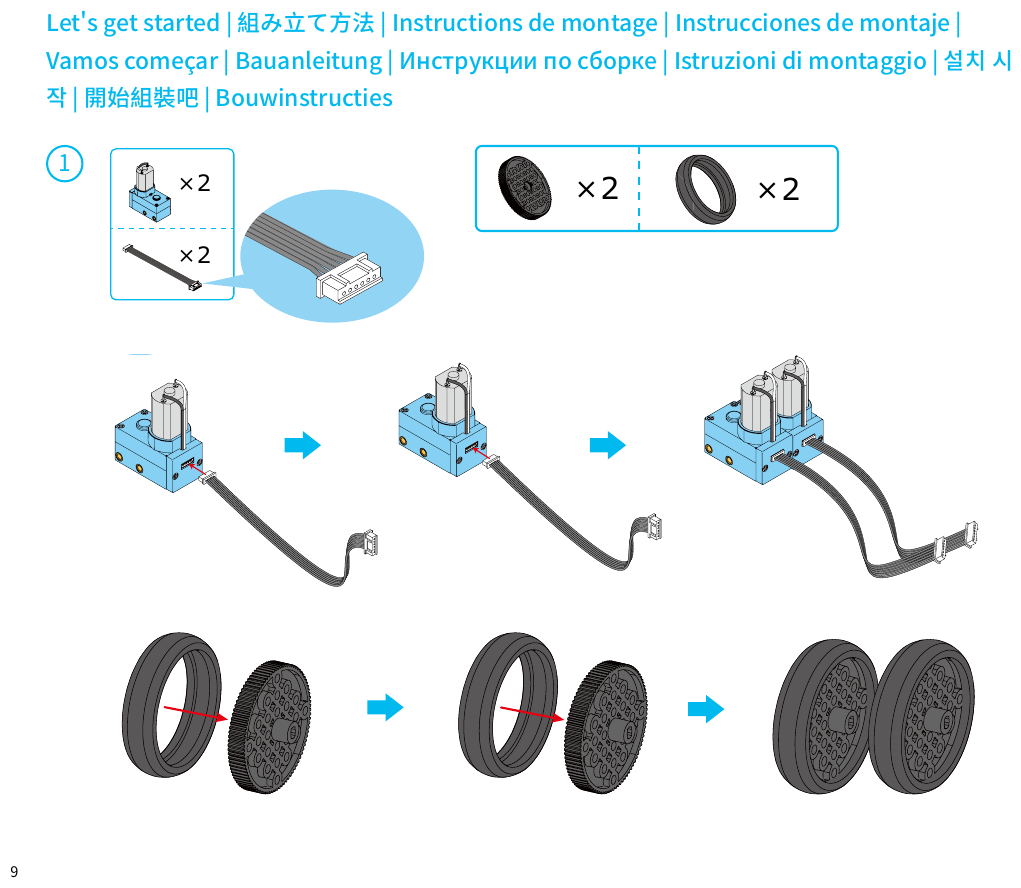
#> input picture curriculum-site/site/assets/build/g7-09.png, 1021 x 888 px
$ python -i extract_parts_images.py   (imports and definitions only)
#> lines starting #> are read from the running program, lines starting #| are printed output that depends on the picture; after the words box and inside, x2 and y2 are one past the last pixel; in counts of white or black regions, pixels touching at a corner belong together
#> further down, picture is the input picture: PIL image 1021x888 RGB; mean R, G, B 229.6, 235.1, 237.2
# -*- coding: utf-8 -*-
"""Extract real part pictures from the official manuals into site/assets/parts/.

Sources (project root):
  mbot2.pdf         - mBot2 Quick Start Guide; parts-list spread on page 2 (vector art)
  mbot2_addons.pdf  - Rover Robotics Add-on Pack QSG (mBot2 Ranger); parts list pp. 3-4

The mBot2 spread uses explicit crop boxes (multilingual captions make label
parsing unreliable). The add-on pages have single-line English labels, so crop
boxes are derived from the text layer: cell x-range = midpoints between
neighboring labels in the same row, y-range = a band above the label. Every
crop is auto-trimmed to its content and saved as PNG.

Icons keep their generator ids: parts_catalog.panel() prefers
site/assets/parts/<id>.png over the hand-drawn SVG when the file exists.

Usage: .venv/bin/python tools/extract_parts_images.py
"""
import re
import subprocess
import sys
import tempfile
from pathlib import Path

from PIL import Image

ROOT = Path(__file__).resolve().parents[1]
MBOT2 = ROOT.parent / "mbot2.pdf"
ADDONS = ROOT.parent / "mbot2_addons.pdf"
OUT = ROOT / "site" / "assets" / "parts"
DPI = 300
PT = DPI / 72.0  # pt -> px at DPI

NEAR_WHITE = 245


# [5 lines left out: function render, not called in this run]


def trim(im, pad=8):
#> called with pad = 8
    gray = im.convert("L").point(lambda v: 0 if v > NEAR_WHITE else 255)
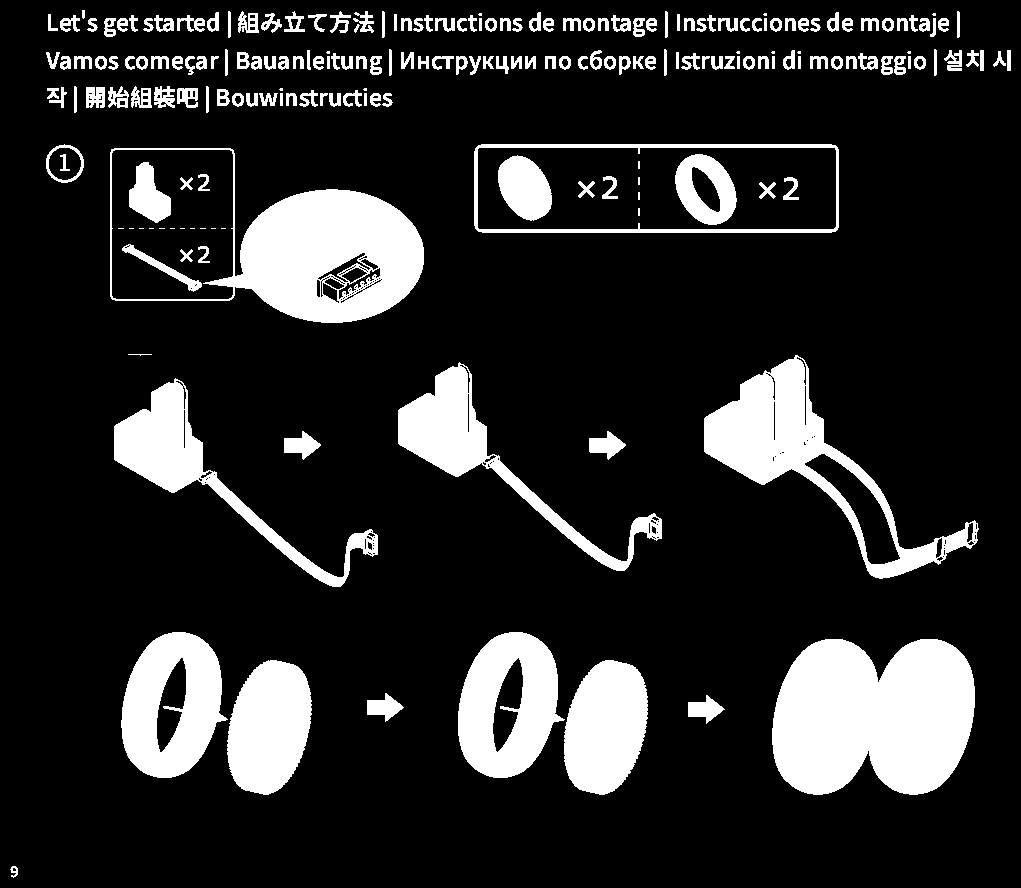
#> gray: PIL image 1021x888 L; 16.2% white; 208 white regions (25 under 20 px), largest, box (x1, y1, x2, y2) and area: (772, 639, 975, 795) 25936, (110, 148, 424, 323) 19560, (704, 355, 979, 579) 13968
    box = gray.getbbox()
#> box = (10, 10, 1011, 878)
    if not box:
        return im
    l, t, r, b = box
#> l = 10; t = 10; r = 1011; b = 878
    l, t = max(0, l - pad), max(0, t - pad)
#> l = 2; t = 2
    r, b = min(im.width, r + pad), min(im.height, b + pad)
#> r = 1019; b = 886
    return im.crop((l, t, r, b))
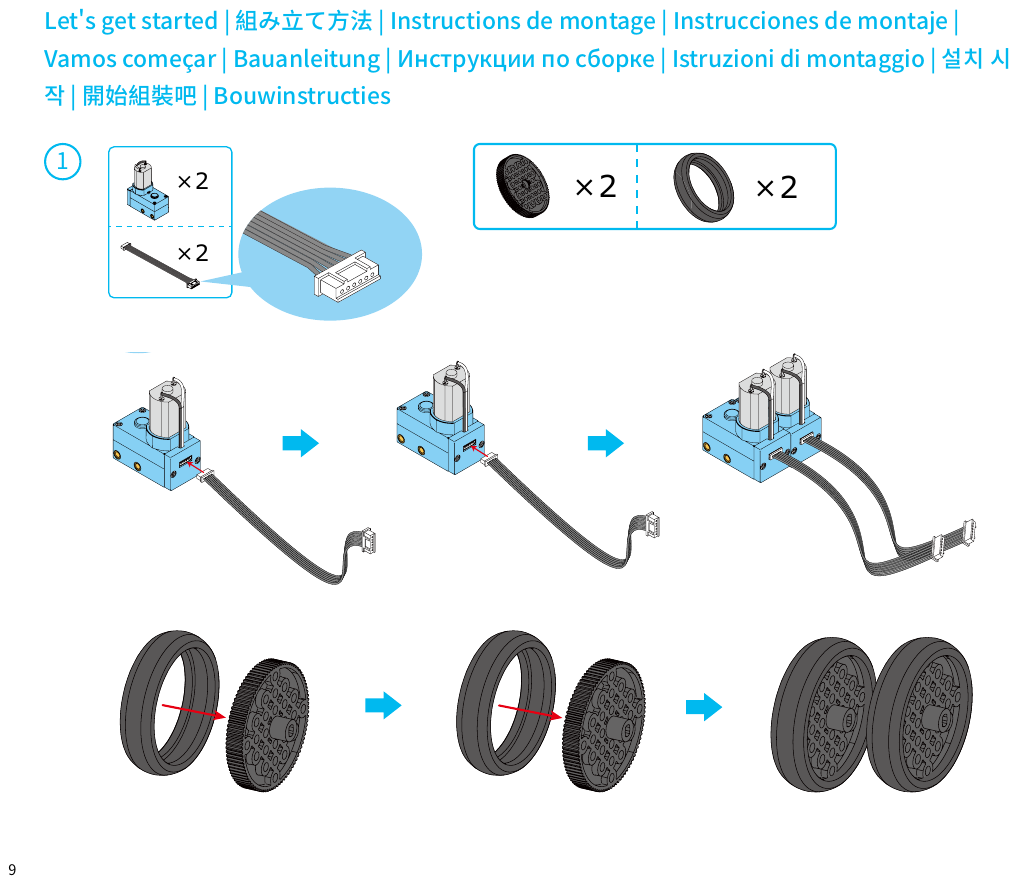
#> returned value: PIL image 1017x884 RGB; mean R, G, B 229.4, 234.9, 237


# [17 lines left out: functions save, hstack, not called in this run]


# ---------------- mBot2 QSG page 2: explicit boxes (150dpi coords, scaled) ----

MBOT2_BOXES = {  # id -> (x0, y0, x1, y1) at 150 dpi
    "cyberpi":     (80, 170, 280, 330),
    "shield":      (290, 170, 470, 330),
    "ultra":       (480, 170, 660, 330),
    "quadrgb":     (665, 170, 850, 330),
    "motor":       (860, 170, 1060, 330),
    "chassis":     (80, 570, 280, 720),
    "usb":         (290, 570, 470, 720),
    "_hub":        (480, 570, 660, 720),
    "_tyre":       (665, 570, 850, 720),
    "miniwheel":   (860, 570, 1060, 720),
    "motorcable":  (1281, 55, 1481, 200),
    "mbuild":      (1531, 55, 1721, 200),
    "map":         (2041, 55, 2221, 200),
    "screws7":     (1301, 475, 1491, 625),
    "screws7s":    (1861, 475, 2021, 625),
    "screwdriver": (2051, 475, 2251, 625),
}


# [41 lines left out: functions extract_mbot2, text_lines, not called in this run]


# label prefix (page, first line) -> icon id ("_" = intermediate for composites)
ADDON_LABELS = {
    3: {"Servo pack": "servopack", "Bluetooth Controller": "controller",
        "Track": "track", "Wheel hub": "_awh", "Small wheel hub": "_aswh",
        "Slide beam 2*6": "_sb26", "Plate 3*8": "_p38",
        "Bracket 90° 3*3": "_b90", "U bracket": "_bu",
        "Metal shock": "_msh", "Plastic shock": "_psh",
        "D shaft": "dshaft", "Shaft collar": "_sc", "Flange bearing": "_fb",
        "Socket wrench": "socket"},
    4: {"Screw M4*10mm": "_s410", "Nut": "_nut", "Rubber band": "rubber",
        "Board 7": "_b7", "Board 8": "_b8"},
}
BAND_PT = 66   # picture band height above a label
GAP_PT = 4     # gap between picture band and label


# [42 lines left out: function extract_addons, not called in this run]


# [6 lines not run here, left out]

>>> from PIL import Image
>>> picture = Image.open('../site/assets/build/g7-09.png')
>>> result = trim(picture)

$ run again, on curriculum-site/site/assets/parts/boards.png
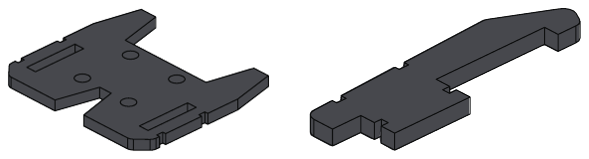
#> input picture curriculum-site/site/assets/parts/boards.png, 589 x 159 px
#> picture is the input picture: PIL image 589x159 RGB; mean R, G, B 185.7, 186.1, 187.7
#> in trim, `gray = im.convert("L").point(lambda v: 0 if v > NEAR_WHITE else 255)`:
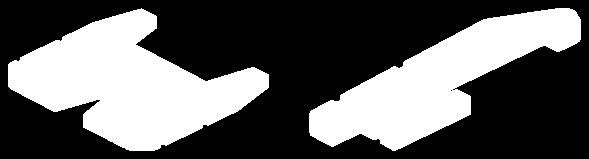
#> gray: PIL image 589x159 L; 37.4% white; 2 white regions, box (x1, y1, x2, y2) and area: (8, 8, 269, 151) 19148, (309, 8, 581, 151) 15842
#> box = (8, 8, 581, 151)
#> in trim, `l, t, r, b = box`: l = 8; r = 581; b = 151
#> in trim, `l, t = max(0, l - pad), max(0, t - pad)`: l = 0
#> in trim, `r, b = min(im.width, r + pad), min(im.height, b + pad)`: r = 589; b = 159

$ run again, on curriculum-site/site/assets/parts/bracket.png
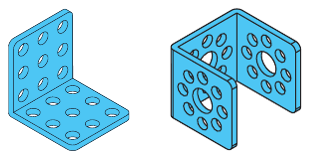
#> input picture curriculum-site/site/assets/parts/bracket.png, 310 x 159 px
#> picture is the input picture: PIL image 310x159 RGB; mean R, G, B 175.4, 218.4, 235.1
#> in trim, `gray = im.convert("L").point(lambda v: 0 if v > NEAR_WHITE else 255)`:
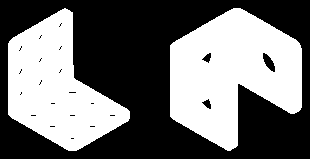
#> gray: PIL image 310x159 L; 44.4% white; 2 white regions, box (x1, y1, x2, y2) and area: (170, 8, 302, 151) 12244, (8, 8, 130, 151) 9642
#> box = (8, 8, 302, 151)
#> in trim, `l, t, r, b = box`: l = 8; r = 302; b = 151
#> in trim, `l, t = max(0, l - pad), max(0, t - pad)`: l = 0
#> in trim, `r, b = min(im.width, r + pad), min(im.height, b + pad)`: r = 310; b = 159
